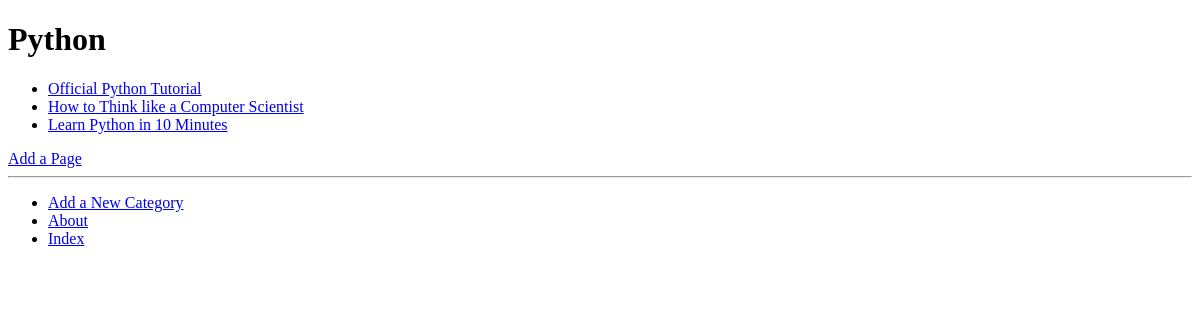
The app's page /rango/category/python/, older data.
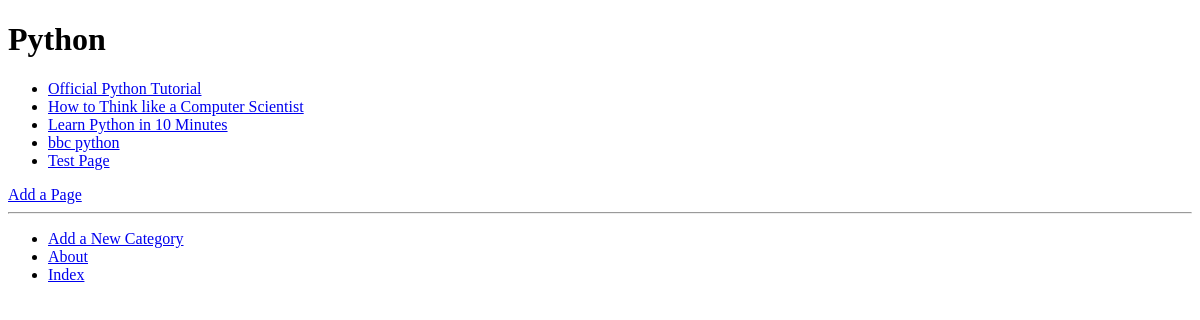
The same page, newer data.
### rango/models.py (models this page shows, shortened)
class Page(models.Model):
    category = models.ForeignKey(Category)
    title = models.CharField(max_length=128)
    url = models.URLField()
    views = models.IntegerField(default=0)

### rango/views.py (the view)
# urls.py: url(r'^category/(?P<category_name_slug>[\w\-]+)/$', views.show_category, name='show_category'),
def show_category(request, category_name_slug):
    context_dict = {}
    try:
        category = Category.objects.get(slug=category_name_slug)
        pages = Page.objects.filter(category=category)
        context_dict['pages'] = pages
        context_dict['category'] = category
    except Category.DoesNotExist:
        context_dict['category'] = None
        context_dict['pages'] = None
    return render(request, 'rango/category.html', context_dict)

### templates/rango/category.html (shortened to what this page needs)
{% extends 'rango/base.html' %}
{% load staticfiles %}
{% block body_bock %}
    {% if category %}
        <h1>{{ category.name }}</h1>
        {% if pages %}
            <ul>
                {% for page in pages %}
                    <li><a href="{{ page.url }}">{{ page.title }}</a></li>
                {% endfor %}
            </ul>
        {% else %}
            <strong>No Pages currently in Category</strong>
        {% endif %}
        <a href="{% url 'add_page' category.slug %}">Add a Page</a>
    {% else %}
        The specified Category doesnt Exist!
    {% endif %}
{% endblock %}

Row changes from the older to the newer data that the page shows:
added Page: title "bbc python"
added Page: title "Test Page"
